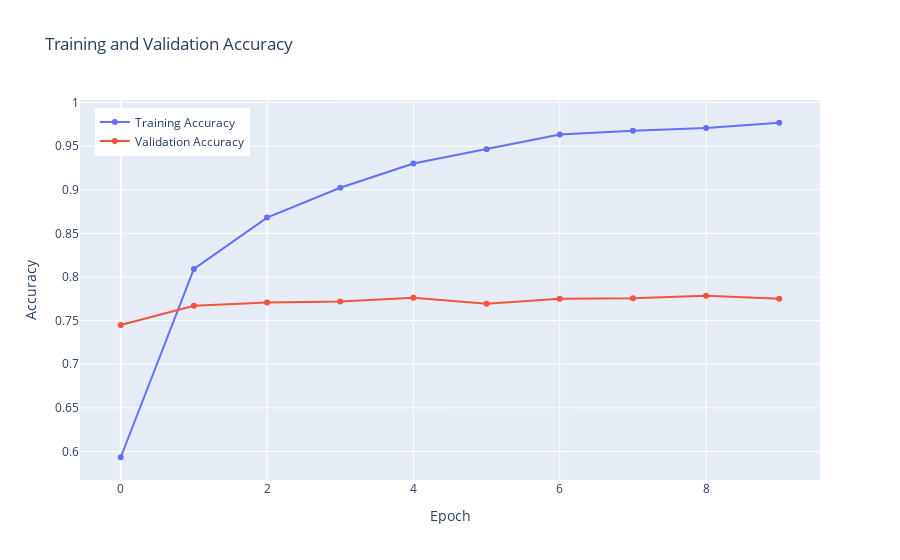

The code cell stored with this chart in its notebook:
### Code cell
accuracy = history.history['accuracy']
val_accuracy = history.history['val_accuracy']

fig = make_subplots()

fig.add_trace(go.Scatter(
    y=accuracy,
    mode='lines+markers',
    name='Training Accuracy'
))

fig.add_trace(go.Scatter(
    y=val_accuracy,
    mode='lines+markers',
    name='Validation Accuracy'
))

#  gráfico
fig.update_layout(
    title='Training and Validation Accuracy',
    xaxis=dict(title='Epoch'),
    yaxis=dict(title='Accuracy'),
    legend=dict(x=0.02, y=0.98),
)

fig.show()

### Figure 1 — Plotly figure (JSON) as saved in the notebook; plotly's stock layout.template omitted (floating-point values rounded to 4 significant figures)
{"data": [{"mode": "lines+markers", "name": "Training Accuracy", "type": "scatter", "y": [0.5934, 0.8092, 0.8681, 0.9022, 0.9301, 0.9465, 0.9633, 0.9675, 0.9707, 0.9768]}, {"mode": "lines+markers", "name": "Validation Accuracy", "type": "scatter", "y": [0.7449, 0.7671, 0.7709, 0.7718, 0.7761, 0.7693, 0.7749, 0.7756, 0.7784, 0.7751]}], "layout": {"legend": {"x": 0.02, "y": 0.98}, "title": {"text": "Training and Validation Accuracy"}, "xaxis": {"anchor": "y", "domain": [0, 1], "title": {"text": "Epoch"}}, "yaxis": {"anchor": "x", "domain": [0, 1], "title": {"text": "Accuracy"}}}}
